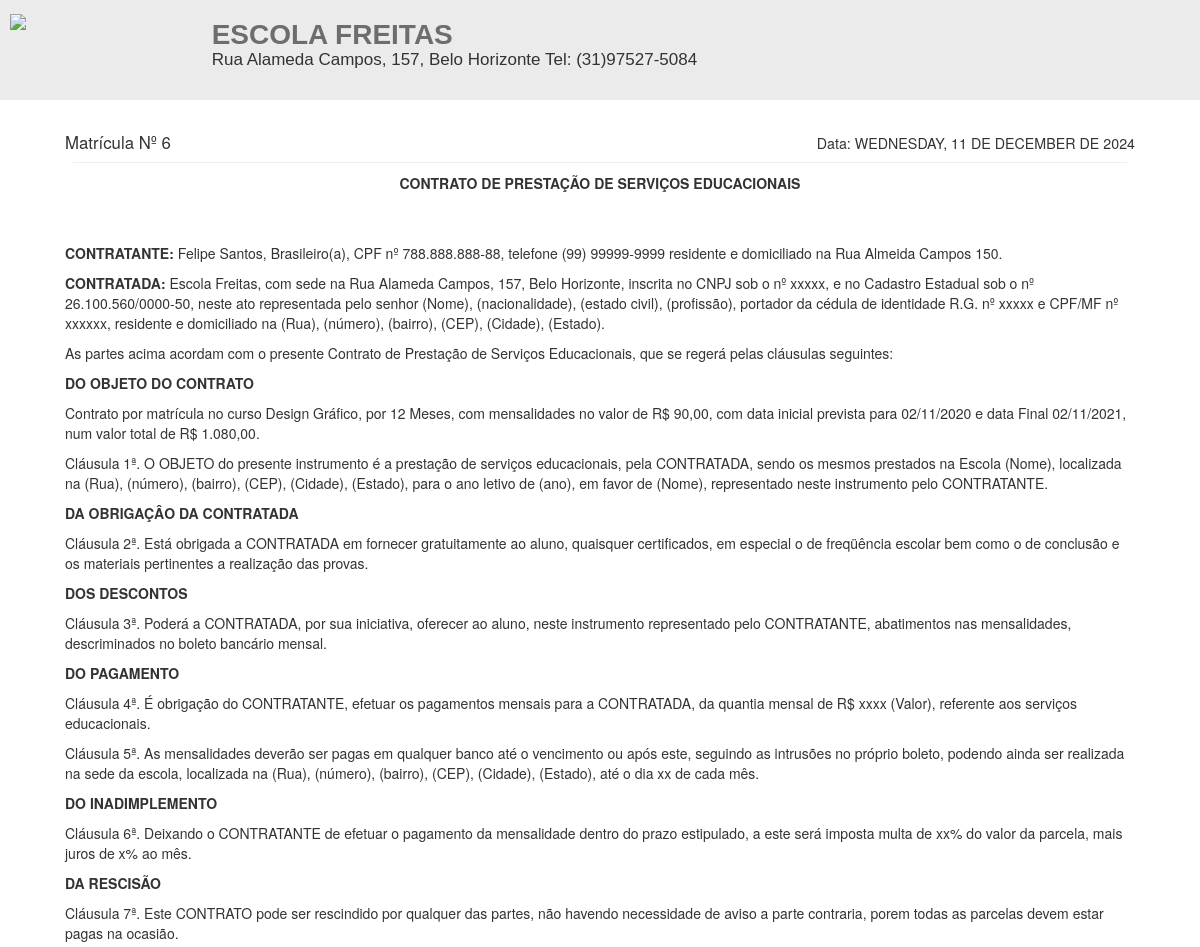
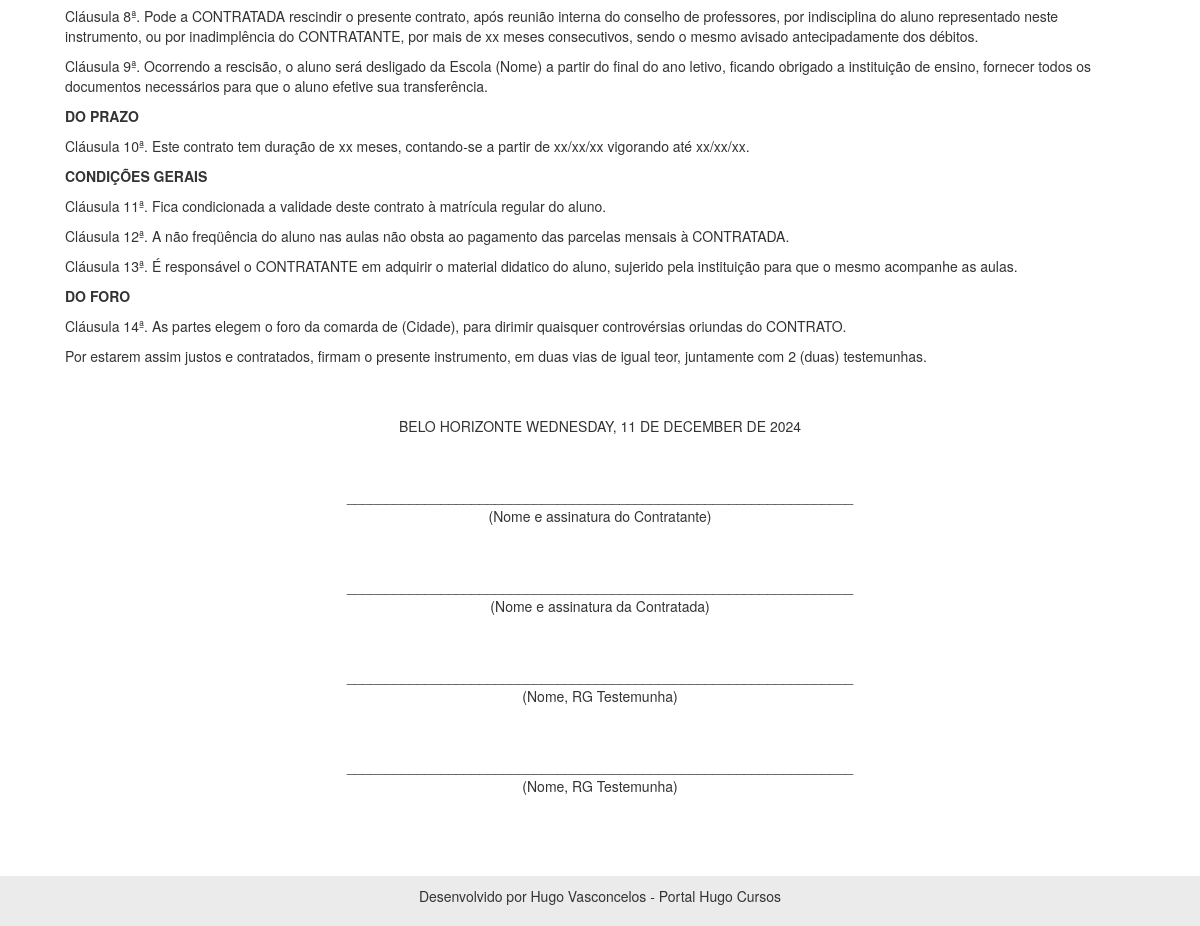
/rel/contrato_html.php?id=6, run on the app's committed database (2 pictures, top to bottom).
### tables this page shows
CREATE TABLE `alunos` (
  `id` int(11) NOT NULL,
  `nome` varchar(50) NOT NULL,
  `cpf` varchar(20) NOT NULL,
  `telefone` varchar(20) NOT NULL,
  `email` varchar(50) NOT NULL,
  `endereco` varchar(100) NOT NULL,
  `responsavel` varchar(20) DEFAULT NULL,
  `data_nascimento` date NOT NULL,
  `data_cadastro` date NOT NULL,
  `foto` varchar(100) DEFAULT NULL,
  `sexo` varchar(20) NOT NULL
);

CREATE TABLE `disciplinas` (
  `id` int(11) NOT NULL,
  `nome` varchar(50) NOT NULL
);

CREATE TABLE `turmas` (
  `id` int(11) NOT NULL,
  `disciplina` int(11) NOT NULL,
  `sala` int(11) NOT NULL,
  `professor` int(11) NOT NULL,
  `data_inicio` date DEFAULT NULL,
  `data_final` date DEFAULT NULL,
  `horario` varchar(30) DEFAULT NULL,
  `dia` varchar(30) DEFAULT NULL,
  `valor_mensalidade` decimal(7,2) DEFAULT NULL,
  `ano` int(11) NOT NULL
);

### config.php (called while the page is built, shortened)
<?php
$nome_escola = "Escola Freitas";
$endereco_escola = "Rua Alameda Campos, 157, Belo Horizonte";
$telefone_escola = "(31)97527-5084";
$rodape_relatorios = "Desenvolvido por Hugo Vasconcelos - Portal Hugo Cursos";
$cnpj_escola = '26.100.560/0000-50';
$cidade_escola = 'Belo Horizonte';
 ?>

### rel/contrato_html.php (the view, shortened to what this page needs)
<?php
require_once("../conexao.php");
$id = $_GET['id'];
$data_hoje = strtoupper(utf8_encode(strftime('%A, %d de %B de %Y', strtotime('today'))));
$query_orc = $pdo->query("SELECT * FROM matriculas where id = '$id' ");
$res_orc = $query_orc->fetchAll(PDO::FETCH_ASSOC);
$turma = $res_orc[0]['turma'];
$aluno = $res_orc[0]['aluno'];
$query_r = $pdo->query("SELECT * FROM alunos where id = '$aluno' ");
$res_r = $query_r->fetchAll(PDO::FETCH_ASSOC);
$nome_aluno = $res_r[0]['nome'];
$cpf_aluno = $res_r[0]['cpf'];
$endereco_aluno = $res_r[0]['endereco'];
$telefone_aluno = $res_r[0]['telefone'];
$query_r = $pdo->query("SELECT * FROM turmas where id = '$turma' ");
$res_r = $query_r->fetchAll(PDO::FETCH_ASSOC);
$disciplina = $res_r[0]['disciplina'];
$data_inicio = $res_r[0]['data_inicio'];
$data_final = $res_r[0]['data_final'];
$valor = $res_r[0]['valor_mensalidade'];
$d1 = new DateTime($data_inicio);
$d2 = new DateTime($data_final);
$intervalo = $d1->diff( $d2 );
$anos = $intervalo->y;
$meses = $intervalo->m + ($anos * 12);
$data_inicioF = implode('/', array_reverse(explode('-', $data_inicio)));
$data_finalF = implode('/', array_reverse(explode('-', $data_final)));
$valor_total = $valor * $meses;
$valor_mensalidadeF = number_format($valor, 2, ',', '.');
$valor_totalF = number_format($valor_total, 2, ',', '.');
$query_r = $pdo->query("SELECT * FROM disciplinas where id = '$disciplina' ");
$res_r = $query_r->fetchAll(PDO::FETCH_ASSOC);
$nome_disciplina = $res_r[0]['nome'];
?>
<!DOCTYPE html>
<html>
<head>
	<link rel="stylesheet" href="https://maxcdn.bootstrapcdn.com/bootstrap/3.3.7/css/bootstrap.min.css">
</head>
<body>
	<div class="cabecalho">
			<div class="row titulos">
				<div class="col-sm-2 esquerda_float image">
					<img src="../img/logo.png" width="170px">
				</div>
				<div class="col-sm-10 esquerda_float">
					<h2 class="titulo"><b><?php echo strtoupper($nome_escola) ?></b></h2>
					<h6 class="subtitulo"><?php echo $endereco_escola . ' Tel: '.$telefone_escola  ?></h6>
				</div>
			</div>
	</div>
	<div class="container">
		<div class="row">
			<div class="col-sm-7 esquerda">
				<big> Matrícula Nº <?php echo $id ?>  </big>
			</div>
			<div class="col-sm-5 direita" align="right">
				<big> <small> Data: <?php echo $data_hoje; ?></small> </big>
			</div>
		</div>
		<hr>
		<p align="center"><b>CONTRATO DE PRESTAÇÃO DE SERVIÇOS EDUCACIONAIS</b></p>
		<br><br>
<p><b>CONTRATANTE:</b> <?php echo $nome_aluno ?>, Brasileiro(a), CPF nº <?php echo $cpf_aluno ?>, telefone <?php echo $telefone_aluno ?> residente e domiciliado na <?php echo $endereco_aluno ?>.</p>
<p>
<b>CONTRATADA:</b> <?php echo $nome_escola ?>, com sede na <?php echo $endereco_escola ?>, inscrita no CNPJ sob o nº xxxxx, e no Cadastro Estadual sob o nº <?php echo $cnpj_escola ?>, neste ato representada pelo senhor (Nome), (nacionalidade), (estado civil), (profissão), portador da cédula de identidade R.G. nº xxxxx e CPF/MF nº xxxxxx, residente e domiciliado na (Rua), (número), (bairro), (CEP), (Cidade), (Estado).</p>
<p>
As partes acima acordam com o presente Contrato de Prestação de Serviços Educacionais, que se regerá pelas cláusulas seguintes:
</p>
<p><b>
DO OBJETO DO CONTRATO
</b></p>
<p>
Contrato por matrícula no curso  <?php echo $nome_disciplina ?>, por <?php echo $meses ?> Meses, com mensalidades no valor de R$ <?php echo $valor_mensalidadeF ?>, com data inicial prevista para <?php echo $data_inicioF ?> e data Final <?php echo $data_finalF ?>, num valor total de R$ <?php echo $valor_totalF ?>.
</p>
<p>
Cláusula 1ª. O OBJETO do presente instrumento é a prestação de serviços educacionais, pela CONTRATADA, sendo os mesmos prestados na Escola (Nome), localizada na (Rua), (número), (bairro), (CEP), (Cidade), (Estado), para o ano letivo de (ano), em favor de (Nome), representado neste instrumento pelo CONTRATANTE.</p>
<p><b>
DA OBRIGAÇÂO DA CONTRATADA
</b></p>
<p>
Cláusula 2ª. Está obrigada a CONTRATADA em fornecer gratuitamente ao aluno, quaisquer certificados, em especial o de freqüência escolar bem como o de conclusão e os materiais pertinentes a realização das provas.
</p>
<p><b>
DOS DESCONTOS
</b></p>
<p>
Cláusula 3ª. Poderá a CONTRATADA, por sua iniciativa, oferecer ao aluno, neste instrumento representado pelo CONTRATANTE, abatimentos nas mensalidades, descriminados no boleto bancário mensal.
</p>
<p><b>
DO PAGAMENTO
</b></p>
<p>
Cláusula 4ª. É obrigação do CONTRATANTE, efetuar os pagamentos mensais para a CONTRATADA, da quantia mensal de R$ xxxx (Valor), referente aos serviços educacionais.
</p>
<p>
Cláusula 5ª. As mensalidades deverão ser pagas em qualquer banco até o vencimento ou após este, seguindo as intrusões no próprio boleto, podendo ainda ser realizada na sede da escola, localizada na (Rua), (número), (bairro), (CEP), (Cidade), (Estado), até o dia xx de cada mês.
</p>
<p><b>
DO INADIMPLEMENTO
</b></p>
<p>
Cláusula 6ª. Deixando o CONTRATANTE de efetuar o pagamento da mensalidade dentro do prazo estipulado, a este será imposta multa de xx% do valor da parcela, mais juros de x% ao mês.
</p>
<p><b>
DA RESCISÃO
</b></p>
<p>
Cláusula 7ª. Este CONTRATO pode ser rescindido por qualquer das partes, não havendo necessidade de aviso a parte contraria, porem todas as parcelas devem estar pagas na ocasião.
</p>
<p>
Cláusula 8ª. Pode a CONTRATADA rescindir o presente contrato, após reunião interna do conselho de professores, por indisciplina do aluno representado neste instrumento, ou por inadimplência do CONTRATANTE, por mais de xx meses consecutivos, sendo o mesmo avisado antecipadamente dos débitos.
</p>
<p>
Cláusula 9ª. Ocorrendo a rescisão, o aluno será desligado da Escola (Nome) a partir do final do ano letivo, ficando obrigado a instituição de ensino, fornecer todos os documentos necessários para que o aluno efetive sua transferência.
</p>
<p><b>
DO PRAZO
</b></p>
<p>
Cláusula 10ª. Este contrato tem duração de xx meses, contando-se a partir de xx/xx/xx vigorando até xx/xx/xx.
</p>
<p><b>
CONDIÇÕES GERAIS
</b></p>
<p>
Cláusula 11ª. Fica condicionada a validade deste contrato à matrícula regular do aluno.
</p>
<p>
Cláusula 12ª. A não freqüência do aluno nas aulas não obsta ao pagamento das parcelas mensais à CONTRATADA.
</p>
<p>
Cláusula 13ª. É responsável o CONTRATANTE em adquirir o material didatico do aluno, sujerido pela instituição para que o mesmo acompanhe as aulas.
</p>
<p><b>
DO FORO
</b></p>
<p>
Cláusula 14ª. As partes elegem o foro da comarda de (Cidade), para dirimir quaisquer controvérsias oriundas do CONTRATO.
</p>
<p>
Por estarem assim justos e contratados, firmam o presente instrumento, em duas vias de igual teor, juntamente com 2 (duas) testemunhas.
</p>
<br><br>
<p align="center">
<?php echo strtoupper($cidade_escola) .' '. $data_hoje ?>
</p>
<br><br>
<p align="center">
_________________________________________________________________
<br>(Nome e assinatura do Contratante)
</p>
<br><br>
<p align="center">
_________________________________________________________________
<br>
(Nome e assinatura da Contratada)
</p>
<br><br>
<p align="center">
_________________________________________________________________
<br>
(Nome, RG Testemunha)
</p>
<br><br>
<p align="center">
_________________________________________________________________
<br>
(Nome, RG Testemunha)
</p>
</div>
				<div class="footer">
		<p style="font-size:14px" align="center"><?php echo $rodape_relatorios ?></p>
	</div>
				</body>
				</html>

### rel/contrato_html.php (style rules this page uses)
.footer { margin-top:20px; width:100%; background-color: #ebebeb; padding:10px; }
.cabecalho { background-color: #ebebeb; padding:10px; margin-bottom:30px; width:100%; height:100px; }
.titulo { margin:0; font-size:28px; font-family:Arial, Helvetica, sans-serif; color:#6e6d6d; }
.subtitulo { margin:0; font-size:17px; font-family:Arial, Helvetica, sans-serif; }
.esquerda { display:inline; width:50%; float:left; }
.direita { display:inline; width:50%; float:right; }
.esquerda_float { margin-bottom:10px; float:left; display:inline; }
.titulos { margin-top:10px; }
.image { margin-top:-10px; }
hr { margin:8px; padding:1px; }
.container { padding-left:50px; padding-right:50px; padding-bottom:50px; }

### data on the page
alunos: nome "Felipe Santos", cpf "788.888.888-88", telefone "(99) 99999-9999", endereco "Rua Almeida Campos 150"
disciplinas: nome "Design Gráfico"
turmas: meses "12", valor_mensalidade "90,00", data_inicio "02/11/2020", data_final "02/11/2021", valor_totalF "1.080,00"

### other printed values
$nome_escola "ESCOLA FREITAS"
$endereco_escola "Rua Alameda Campos, 157, Belo Horizonte"
$telefone_escola "(31)97527-5084"
$id "6"
$data_hoje "WEDNESDAY, 11 DE DECEMBER DE 2024"
$nome_escola "Escola Freitas"
$cnpj_escola "26.100.560/0000-50"
$cidade_escola "BELO HORIZONTE"
$rodape_relatorios "Desenvolvido por Hugo Vasconcelos - Portal Hugo Cursos"
